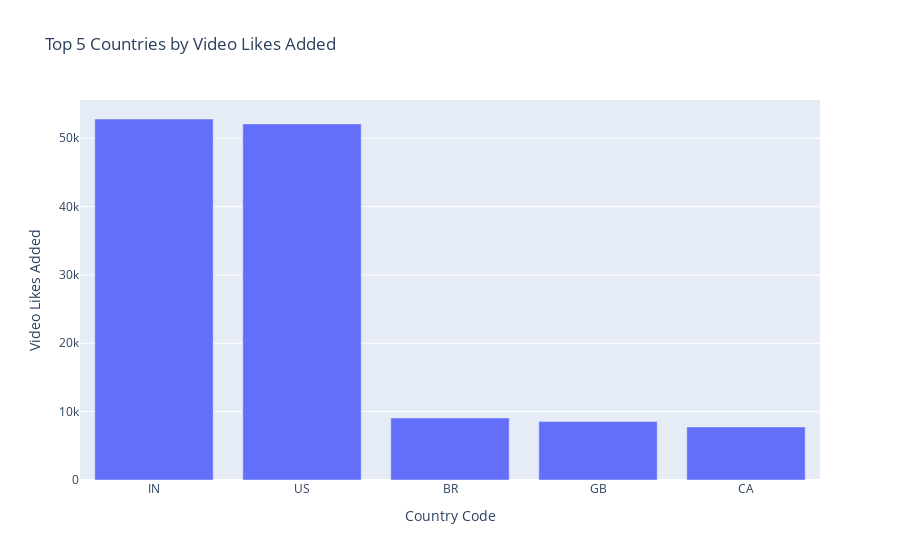
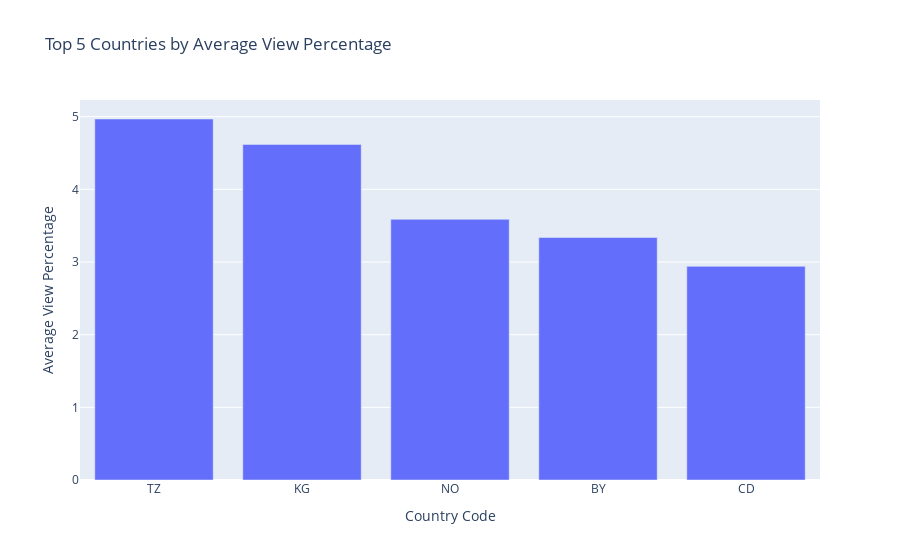

The code cell stored with these charts, in order, in its notebook:
### Markdown cell above
<h5>Top 5 countries by video likes added and average view percentage</h5>

### Code cell
#Top 5 countries by video likes added
country_likes = df_agg_subscription.groupby('Country Code')['Video Likes Added'].sum().reset_index()
top_countries_likes = country_likes.nlargest(5, 'Video Likes Added')
fig_likes = px.bar(top_countries_likes, x='Country Code', y='Video Likes Added', 
                    title='Top 5 Countries by Video Likes Added')
fig_likes.show()

#Top 5 countries with average view percentage
top_countries_view_ratio = df_agg_subscription.sort_values('Average View Percentage', ascending=False).head(5)
fig_view_ratio = px.bar(top_countries_view_ratio, x='Country Code', y='Average View Percentage', 
                        title='Top 5 Countries by Average View Percentage')
fig_view_ratio.show()

### Figure 1 — Plotly figure (JSON) as saved in the notebook; plotly's stock layout.template omitted (floating-point values rounded to 4 significant figures)
{"data": [{"alignmentgroup": "True", "hovertemplate": "Country Code=%{x}<br>Video Likes Added=%{y}<extra></extra>", "legendgroup": "", "marker": {"color": "#636efa", "pattern": {"shape": ""}}, "name": "", "offsetgroup": "", "orientation": "v", "showlegend": false, "textposition": "auto", "type": "bar", "x": ["IN", "US", "BR", "GB", "CA"], "xaxis": "x", "y": [52814, 52097, 9084, 8567, 7765], "yaxis": "y"}], "layout": {"barmode": "relative", "legend": {"tracegroupgap": 0}, "title": {"text": "Top 5 Countries by Video Likes Added"}, "xaxis": {"anchor": "y", "domain": [0, 1], "title": {"text": "Country Code"}}, "yaxis": {"anchor": "x", "domain": [0, 1], "title": {"text": "Video Likes Added"}}}}

### Figure 2 — Plotly figure (JSON) as saved in the notebook; plotly's stock layout.template omitted (floating-point values rounded to 4 significant figures)
{"data": [{"alignmentgroup": "True", "hovertemplate": "Country Code=%{x}<br>Average View Percentage=%{y}<extra></extra>", "legendgroup": "", "marker": {"color": "#636efa", "pattern": {"shape": ""}}, "name": "", "offsetgroup": "", "orientation": "v", "showlegend": false, "textposition": "auto", "type": "bar", "x": ["TZ", "KG", "NO", "BY", "CD"], "xaxis": "x", "y": [4.968, 4.618, 3.587, 3.337, 2.94], "yaxis": "y"}], "layout": {"barmode": "relative", "legend": {"tracegroupgap": 0}, "title": {"text": "Top 5 Countries by Average View Percentage"}, "xaxis": {"anchor": "y", "domain": [0, 1], "title": {"text": "Country Code"}}, "yaxis": {"anchor": "x", "domain": [0, 1], "title": {"text": "Average View Percentage"}}}}
